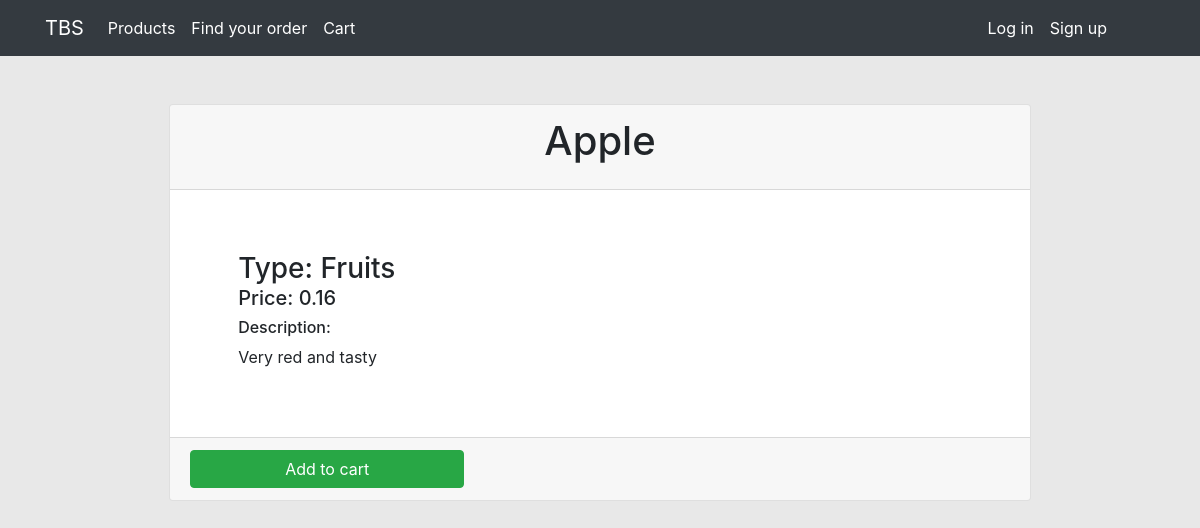
/product/1/, run on the app's committed database.
### store/models.py (models this page shows, shortened)
class Product(models.Model):
    name = models.CharField(max_length=50)
    description = models.TextField(max_length=400)
    category = models.CharField(max_length=20)
    price = models.DecimalField(max_digits=5, decimal_places=2)
    orders = models.ManyToManyField(
        'transactions.Order',
        through='transactions.Ordered'
    )

### store/views.py (the view)
# urls.py: path("product/<int:product_id>/", views.product_details, name='details'),
def product_details(request, product_id):
    try:
        product = Product.objects.get(id=product_id)
    except Product.DoesNotExist:
        return HttpResponse(status=304)
    context = {
        'product': product
    }
    return render(request, 'store/details.html', context)

### store/templates/store/details.html (shortened to what this page needs)
{% extends 'base.html' %}
{% load static %}
{% block content %}
<div class="col-10 m-auto">
    <div class="mt-5">
        <div class="card">
            <div class="card-header">
                <h1 class="card-title text-center">{{product.name}}</h1>
            </div>
            <div class="card-body m-5">
                <h3 class="card-subtitle">Type: {{product.category}}</h4>
                <h5 class="card-text">Price: {{product.price}}</h6>
                <h6>Description:</h6>
                <div class="card-text">{{product.description}}</div>
            </div>
            <div class="card-footer">
                <input class="btn btn-success" value="Add to cart" onclick="add_one({{product.id}}, 1)" />
            </div>
        </div>
    </div>
</div>
{% endblock content %}

### data on the page
Product: name "Apple", category "Fruits", price "0.16", description "Very red and tasty"
